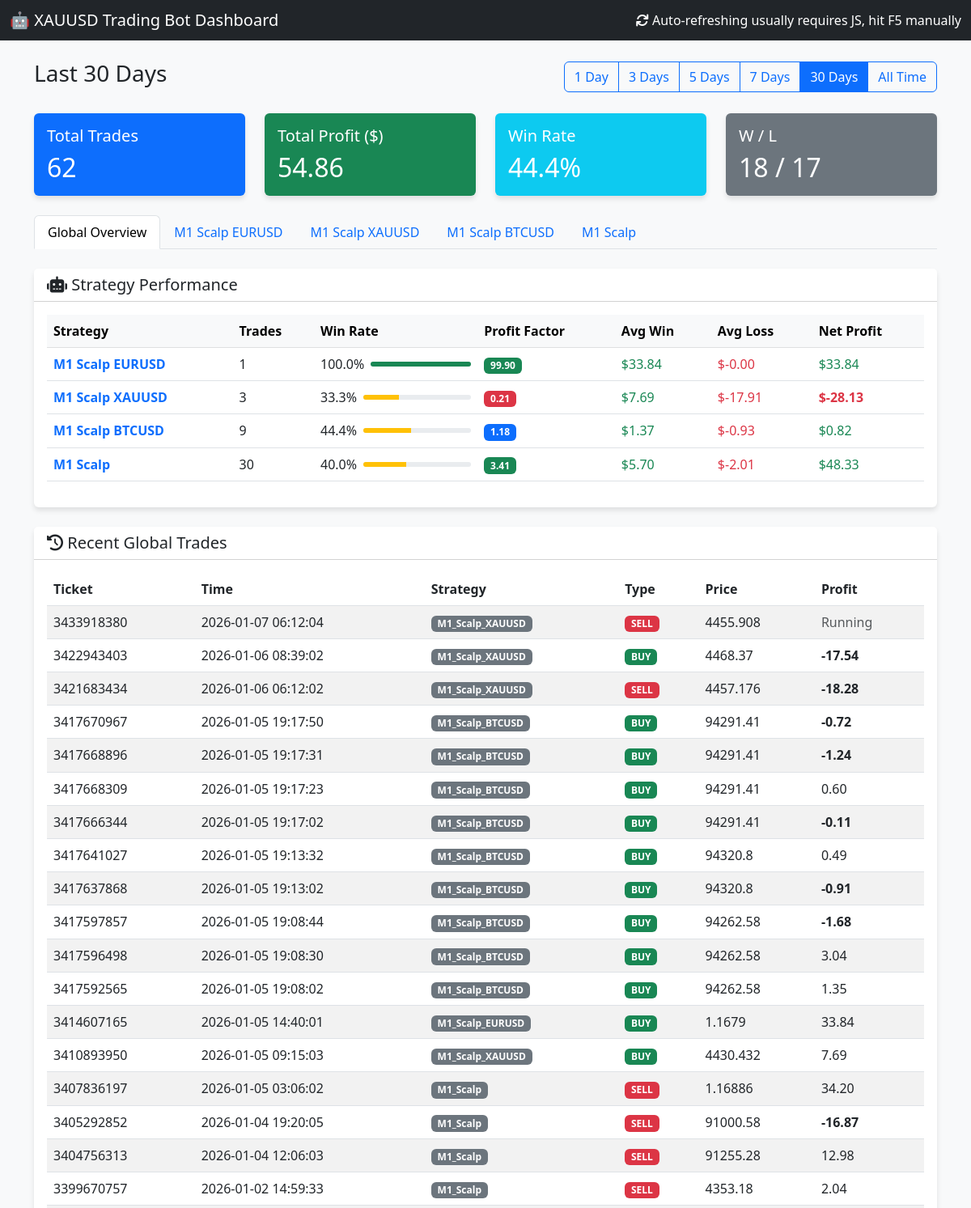
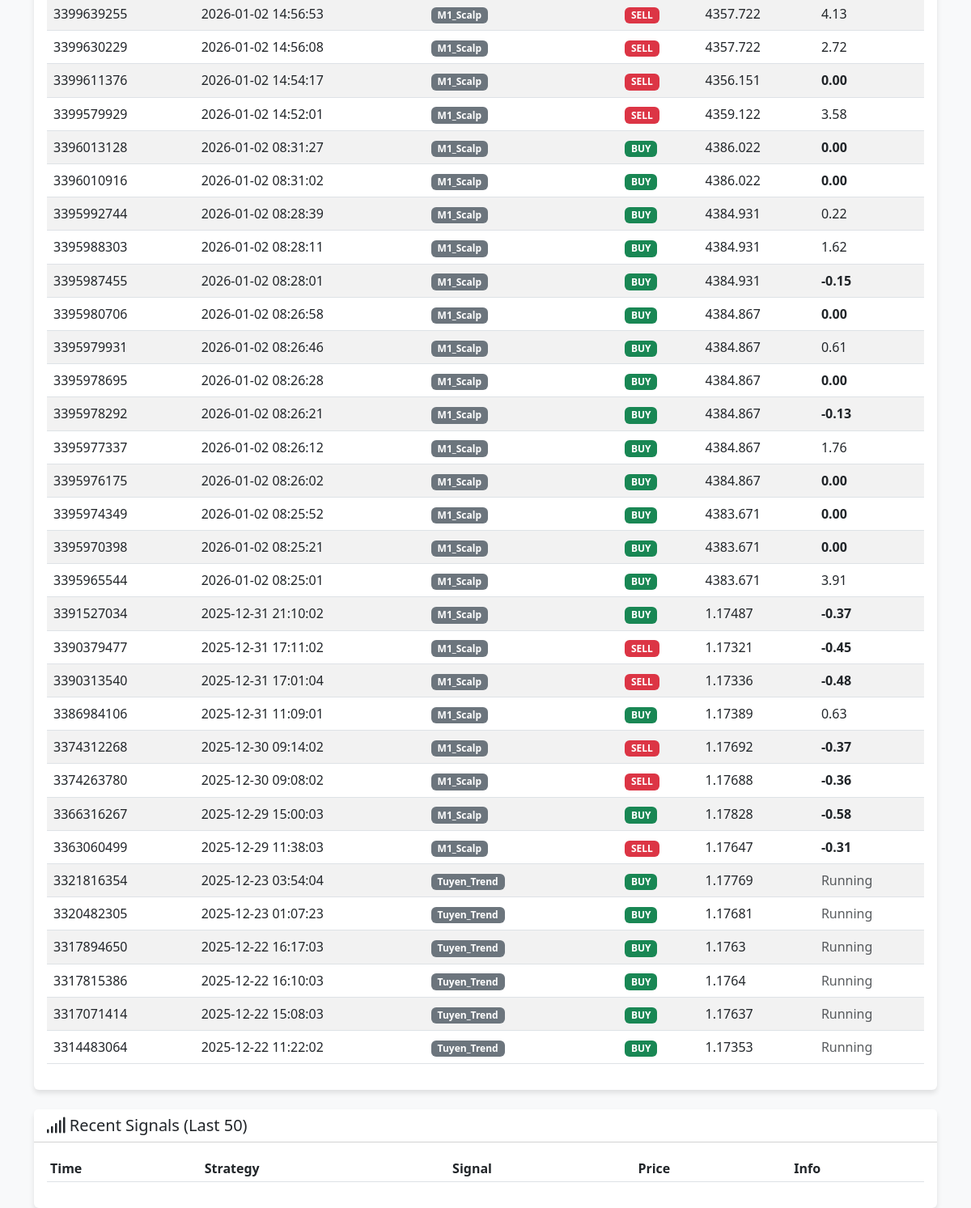
Before: / with the older database file (2 pictures, top to bottom).
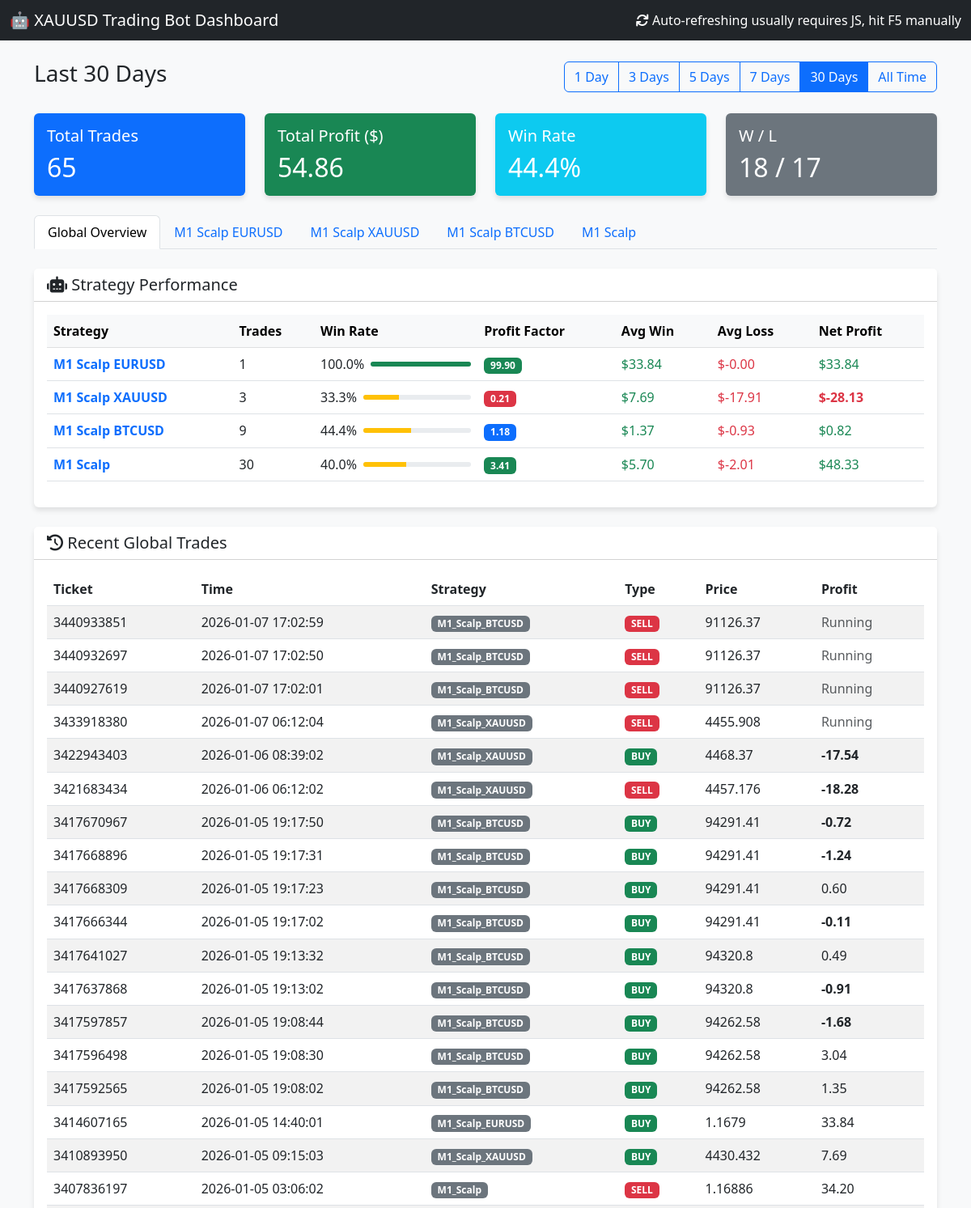
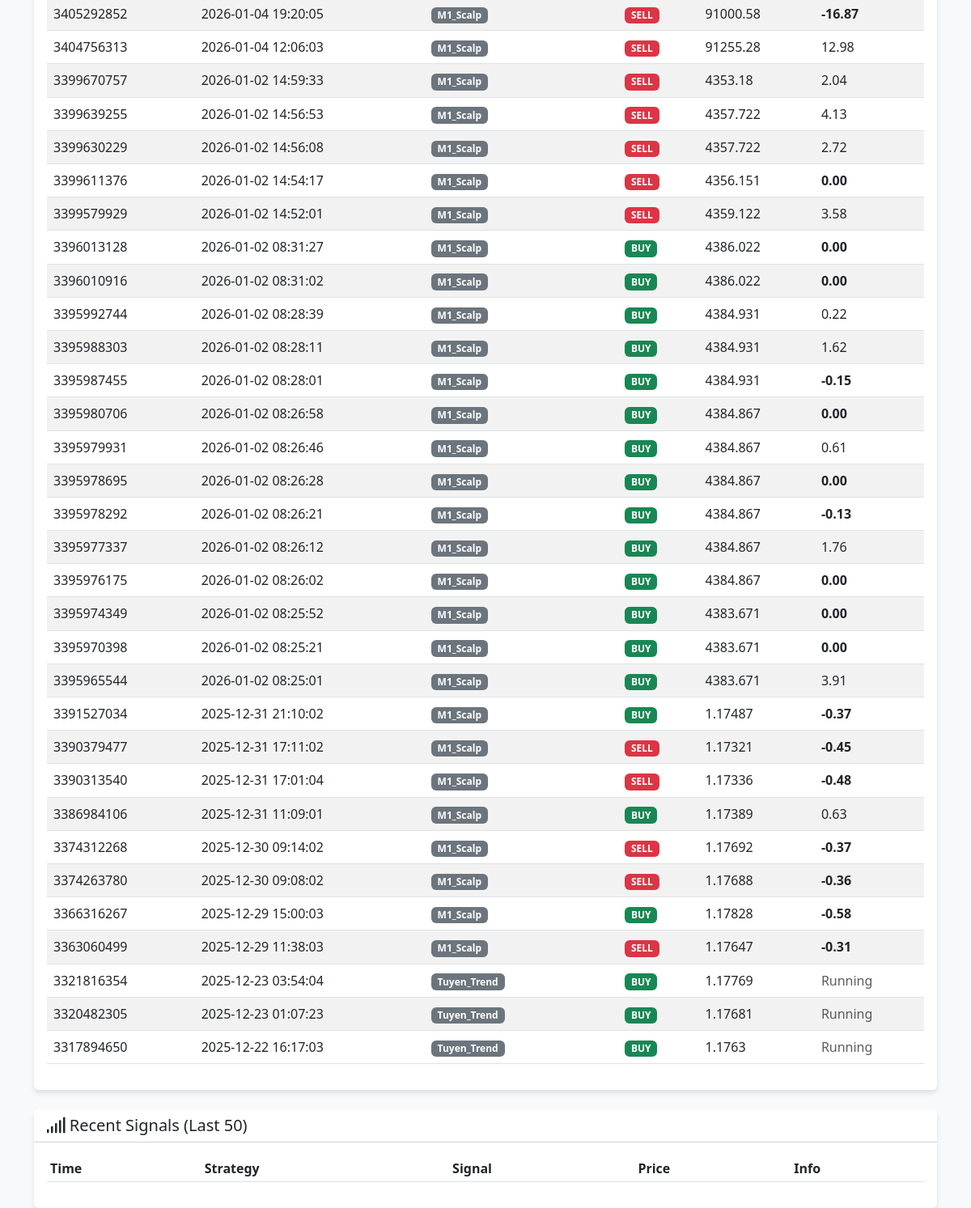
After: the same page with the newer database file (2 pictures, top to bottom).
### tables this page shows
CREATE TABLE orders (
                ticket INTEGER PRIMARY KEY,
                strategy_name TEXT,
                symbol TEXT,
                order_type TEXT,
                volume REAL,
                open_price REAL,
                sl REAL,
                tp REAL,
                open_time DATETIME,
                close_price REAL,
                profit REAL,
                comment TEXT,
                account_id INTEGER DEFAULT 0
            );

### dashboard.py (the view)
@app.route('/')
def index():
    cur = get_db().cursor()
    days_param = request.args.get('days', '30') # Default 30 days
    if days_param == "all":
        days = 36500 # 100 years approx
        filter_label = "All Time"
    else:
        try:
            days = int(days_param)
            filter_label = f"Last {days} Days"
        except:
            days = 30
            filter_label = "Last 30 Days"
    cutoff_date = datetime.now() - timedelta(days=days)
    cutoff_str = cutoff_date.strftime("%Y-%m-%d %H:%M:%S")
    cur.execute("SELECT * FROM orders WHERE open_time >= ? ORDER BY open_time DESC", (cutoff_str,))
    orders = cur.fetchall()
    total_trades = len(orders)
    total_profit = sum([o['profit'] for o in orders if o['profit'] is not None])
    wins = len([o for o in orders if o['profit'] is not None and o['profit'] > 0])
    losses = len([o for o in orders if o['profit'] is not None and o['profit'] < 0])
    win_rate = (wins / total_trades * 100) if total_trades > 0 else 0
    cur.execute("SELECT * FROM signals ORDER BY timestamp DESC LIMIT 50")
    signals = cur.fetchall()
    cur.execute("SELECT DISTINCT strategy_name FROM orders WHERE strategy_name IS NOT NULL")
    strategies = [row['strategy_name'] for row in cur.fetchall()]
    if not strategies:
        print(f"⚠️ [Dashboard] No strategies found in database")
    else:
        print(f"📊 [Dashboard] Found {len(strategies)} strategies: {strategies}")
    bot_stats = []
    for strat in strategies:
        s_orders = [o for o in orders if o['strategy_name'] == strat and o['profit'] is not None]
        s_total = len(s_orders)
        if s_total == 0: continue
        s_wins = [o for o in s_orders if o['profit'] > 0]
        s_losses = [o for o in s_orders if o['profit'] < 0]
        s_gross_profit = sum([o['profit'] for o in s_wins])
        s_gross_loss = abs(sum([o['profit'] for o in s_losses]))
        s_net_profit = sum([o['profit'] for o in s_orders])
        s_avg_win = (s_gross_profit / len(s_wins)) if s_wins else 0.0
        s_avg_loss = (s_gross_loss / len(s_losses)) if s_losses else 0.0 # Positive number for display
        pf = (s_gross_profit / s_gross_loss) if s_gross_loss > 0 else 99.9
        win_rate = (len(s_wins) / s_total) * 100
        if strat.startswith("M1_Scalp_"):
            display_name = strat.replace("M1_Scalp_", "M1 Scalp ").replace("_", " ")
        else:
            display_name = strat.replace("Strategy_", "").replace("_", " ")
        bot_stats.append({
            "raw_name": strat, # Added for template filtering
            "name": display_name,
            "trades": s_total,
            "win_rate": win_rate,
            "pf": pf,
            "avg_win": s_avg_win,
            "avg_loss": -s_avg_loss, # Make negative for display
            "net_profit": s_net_profit,
            "chart_data": [] # Placeholder
        })
        chart_orders = sorted(s_orders, key=lambda x: x['open_time'])
        equity = 0
        points = []
        for o in chart_orders:
            equity += o['profit']
            points.append({
                'x': o['open_time'],
                'y': equity
            })
        bot_stats[-1]['chart_data'] = points
    desired_order = [
        "Strategy_1_Trend_HA",
        "Strategy_4_UT_Bot",
        "Strategy_2_EMA_ATR",
        "Strategy_5_Filter_First",
        "M1_Scalp_EURUSD",
        "M1_Scalp_XAUUSD",
        "M1_Scalp_BTCUSD"
    ]
    bot_stats_filtered = []
    bot_stats_other = []
    for bot in bot_stats:
        if bot['raw_name'] in desired_order:
            bot_stats_filtered.append(bot)
        else:
            bot_stats_other.append(bot)
    bot_stats_filtered.sort(key=lambda x: desired_order.index(x['raw_name']))
    bot_stats_other.sort(key=lambda x: x['net_profit'], reverse=True)
    bot_stats = bot_stats_filtered + bot_stats_other
    print(f"📊 [Dashboard] Generated {len(bot_stats)} bot stats entries")
    for bot in bot_stats:
        print(f"   - {bot['raw_name']}: {bot['trades']} trades, Net Profit: ${bot['net_profit']:.2f}")
    return render_template('index.html',
                           orders=orders,
                           signals=signals,
                           total_trades=total_trades,
                           total_profit=total_profit,
                           win_rate=win_rate,
                           wins=wins,
                           losses=losses,
                           bot_stats=bot_stats,
                           current_filter=days_param,
                           filter_label=filter_label)

### templates/index.html (shortened to what this page needs)
<!DOCTYPE html>
<html lang="en">
<head>
    <link href="https://cdn.jsdelivr.net/npm/bootstrap@5.3.0/dist/css/bootstrap.min.css" rel="stylesheet">
    <link href="https://cdnjs.cloudflare.com/ajax/libs/font-awesome/6.0.0/css/all.min.css" rel="stylesheet">
</head>
<body>
    <nav class="navbar navbar-dark bg-dark mb-4">
        <div class="container-fluid">
            <span class="navbar-brand mb-0 h1">🤖 XAUUSD Trading Bot Dashboard</span>
            <span class="text-white"><i class="fas fa-sync"></i> Auto-refreshing usually requires JS, hit F5
                manually</span>
        </div>
    </nav>
    <div class="container mb-4">
        <div class="d-flex justify-content-between align-items-center">
            <h3>{{ filter_label }}</h3>
            <div class="btn-group" role="group">
                <a href="/?days=1" class="btn btn-outline-primary {% if current_filter == '1' %}active{% endif %}">1
                    Day</a>
                <a href="/?days=3" class="btn btn-outline-primary {% if current_filter == '3' %}active{% endif %}">3
                    Days</a>
                <a href="/?days=5" class="btn btn-outline-primary {% if current_filter == '5' %}active{% endif %}">5
                    Days</a>
                <a href="/?days=7" class="btn btn-outline-primary {% if current_filter == '7' %}active{% endif %}">7
                    Days</a>
                <a href="/?days=30" class="btn btn-outline-primary {% if current_filter == '30' %}active{% endif %}">30
                    Days</a>
                <a href="/?days=all"
                    class="btn btn-outline-primary {% if current_filter == 'all' %}active{% endif %}">All Time</a>
            </div>
        </div>
    </div>
    <div class="container">
        <div class="row mb-4">
            <div class="col-md-3">
                <div class="card bg-primary text-white">
                    <div class="card-body">
                        <h5 class="card-title">Total Trades</h5>
                        <h2 class="card-text">{{ total_trades }}</h2>
                    </div>
                </div>
            </div>
            <div class="col-md-3">
                <div class="card {% if total_profit >= 0 %}bg-success{% else %}bg-danger{% endif %} text-white">
                    <div class="card-body">
                        <h5 class="card-title">Total Profit ($)</h5>
                        <h2 class="card-text">{{ "%.2f"|format(total_profit) }}</h2>
                    </div>
                </div>
            </div>
            <div class="col-md-3">
                <div class="card bg-info text-white">
                    <div class="card-body">
                        <h5 class="card-title">Win Rate</h5>
                        <h2 class="card-text">{{ "%.1f"|format(win_rate) }}%</h2>
                    </div>
                </div>
            </div>
            <div class="col-md-3">
                <div class="card bg-secondary text-white">
                    <div class="card-body">
                        <h5 class="card-title">W / L</h5>
                        <h2 class="card-text">{{ wins }} / {{ losses }}</h2>
                    </div>
                </div>
            </div>
        </div>
        <ul class="nav nav-tabs mb-4" id="myTab" role="tablist">
            <li class="nav-item" role="presentation">
                <button class="nav-link active" id="overview-tab" data-bs-toggle="tab" data-bs-target="#overview"
                    type="button" role="tab" aria-controls="overview" aria-selected="true">Global Overview</button>
            </li>
            {% for bot in bot_stats %}
            <li class="nav-item" role="presentation">
                <button class="nav-link" id="tab-{{ loop.index }}" data-bs-toggle="tab"
                    data-bs-target="#content-{{ loop.index }}" type="button" role="tab"
                    aria-controls="content-{{ loop.index }}" aria-selected="false">{{ bot.name }}</button>
            </li>
            {% endfor %}
        </ul>
        <div class="tab-content" id="myTabContent">
            <div class="tab-pane fade show active" id="overview" role="tabpanel" aria-labelledby="overview-tab">
                <div class="card mb-4">
                    <div class="card-header bg-white">
                        <h5 class="mb-0"><i class="fas fa-robot"></i> Strategy Performance</h5>
                    </div>
                    <div class="card-body">
                        <div class="table-responsive">
                            <table class="table table-hover align-middle">
                                <thead class="table-light">
                                    <tr>
                                        <th>Strategy</th>
                                        <th>Trades</th>
                                        <th>Win Rate</th>
                                        <th>Profit Factor</th>
                                        <th>Avg Win</th>
                                        <th>Avg Loss</th>
                                        <th>Net Profit</th>
                                    </tr>
                                </thead>
                                <tbody>
                                    {% if bot_stats|length > 0 %}
                                    {% for bot in bot_stats %}
                                    <tr>
                                        <td class="fw-bold text-primary">{{ bot.name }}</td>
                                        <td>{{ bot.trades }}</td>
                                        <td>
                                            <div class="d-flex align-items-center">
                                                <span class="me-2">{{ "%.1f"|format(bot.win_rate) }}%</span>
                                                <div class="progress flex-grow-1" style="height: 6px; width: 60px;">
                                                    <div class="progress-bar {% if bot.win_rate >= 50 %}bg-success{% else %}bg-warning{% endif %}"
                                                        role="progressbar" style="width: {{ bot.win_rate }}%"></div>
                                                </div>
                                            </div>
                                        </td>
                                        <td>
                                            {% if bot.pf >= 1.5 %}
                                            <span class="badge bg-success">{{ "%.2f"|format(bot.pf) }}</span>
                                            {% elif bot.pf >= 1.0 %}
                                            <span class="badge bg-primary">{{ "%.2f"|format(bot.pf) }}</span>
                                            {% else %}
                                            <span class="badge bg-danger">{{ "%.2f"|format(bot.pf) }}</span>
                                            {% endif %}
                                        </td>
                                        <td class="text-success">{{ "$%.2f"|format(bot.avg_win) }}</td>
                                        <td class="text-danger">{{ "$%.2f"|format(bot.avg_loss) }}</td>
                                        <td
                                            class="{% if bot.net_profit <= 0 %}fw-bold{% endif %} {% if bot.net_profit >= 0 %}text-success{% else %}text-danger{% endif %}">
                                            {{ "$%.2f"|format(bot.net_profit) }}
                                        </td>
                                    </tr>
                                    {% endfor %}
                                    {% endif %}
                                </tbody>
                            </table>
                        </div>
                    </div>
                </div>
                <div class="card mb-4">
                    <div class="card-header bg-white">
                        <h5 class="mb-0"><i class="fas fa-history"></i> Recent Global Trades</h5>
                    </div>
                    <div class="card-body">
                        <div class="table-responsive">
                            <table class="table table-hover table-striped">
                                <thead>
                                    <tr>
                                        <th>Ticket</th>
                                        <th>Time</th>
                                        <th>Strategy</th>
                                        <th>Type</th>
                                        <th>Price</th>
                                        <th>Profit</th>
                                    </tr>
                                </thead>
                                <tbody>
                                    {% for order in orders[:50] %}
                                    <tr>
                                        <td>{{ order.ticket }}</td>
                                        <td>{{ order.open_time }}</td>
                                        <td><span class="badge bg-secondary">{{ order.strategy_name }}</span></td>
                                        <td>
                                            {% if order.order_type == 'BUY' %}
                                            <span class="badge badge-buy">BUY</span>
                                            {% else %}
                                            <span class="badge badge-sell">SELL</span>
                                            {% endif %}
                                        </td>
                                        <td>{{ order.open_price }}</td>
                                        <td
                                            class="{% if order.profit is not none and order.profit >= 0 %}profit-pos{% elif order.profit is not none %}profit-neg{% endif %} {% if order.profit is not none and order.profit <= 0 %}fw-bold{% endif %}">
                                            {% if order.profit is not none %}
                                            {{ "%.2f"|format(order.profit) }}
                                            {% else %}
                                            <span class="text-muted">Running</span>
                                            {% endif %}
                                        </td>
                                    </tr>
                                    {% endfor %}
                                </tbody>
                            </table>
                        </div>
                    </div>
                </div>
            </div>
        </div>
        <div class="card">
            <div class="card-header bg-white">
                <h5 class="mb-0"><i class="fas fa-signal"></i> Recent Signals (Last 50)</h5>
            </div>
            <div class="card-body">
                <div class="table-responsive">
                    <table class="table table-sm">
                        <thead>
                            <tr>
                                <th>Time</th>
                                <th>Strategy</th>
                                <th>Signal</th>
                                <th>Price</th>
                                <th>Info</th>
                            </tr>
                        </thead>
                    </table>
                </div>
            </div>
        </div>
    </div>
</body>
</html>

Changed rows visible on the page:
no longer on this page (row unchanged): orders: ticket "3317815386", open_time "2025-12-22 16:10:03", strategy_name "Tuyen_Trend", order_type "BUY", open_price "1.1764", shows "Running"
no longer on this page (row unchanged): orders: ticket "3317071414", open_time "2025-12-22 15:08:03", strategy_name "Tuyen_Trend", order_type "BUY", open_price "1.17637", shows "Running"
no longer on this page (row unchanged): orders: ticket "3314483064", open_time "2025-12-22 11:22:02", strategy_name "Tuyen_Trend", order_type "BUY", open_price "1.17353", shows "Running"
added orders: ticket "3440933851", open_time "2026-01-07 17:02:59", strategy_name "M1_Scalp_BTCUSD", order_type "SELL", open_price "91126.37", shows "Running"
added orders: ticket "3440932697", open_time "2026-01-07 17:02:50", strategy_name "M1_Scalp_BTCUSD", order_type "SELL", open_price "91126.37", shows "Running"
added orders: ticket "3440927619", open_time "2026-01-07 17:02:01", strategy_name "M1_Scalp_BTCUSD", order_type "SELL", open_price "91126.37", shows "Running"
Other visible differences:
{{ total_trades }}: "62" → "65"
